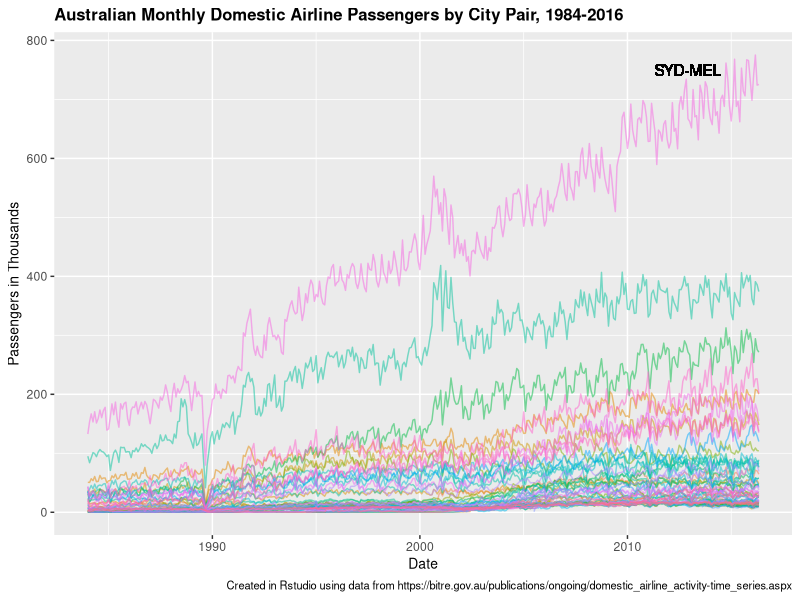

This figure's R source:
## ---- chunk 1
# ====================================================================================
# Australian Airline Passenger Time Series
# Analysis by Jon Wright @citywright
# Data from Bureau of Infrastructure, Transport and Regional Economics (BITRE)
# https://bitre.gov.au/publications/ongoing/domestic_airline_activity-time_series.aspx
# Accessed on 27 July 2016
# ====================================================================================

# This script relies on the following packages already being installed:

library(ggplot2)
library(lubridate)
library(reshape2)
library(dplyr)

# ------------------------------------------------------------------------------------
# NOTE: Due to OSx Yosemite Java error in the package "xlsx", I have downloaded the 
# data manually and converted the file manually to .csv format.  Note that only the 
# tab called "Top Routes" in each spreadsheet is used in this analysis. This script 
# assumes each .csv file is already in the local working directory. (When I have a
# little more time on my hands, I'll fix up the Java error and rewrite the download
# script so that this pulls directly from the web.)
# ------------------------------------------------------------------------------------



# -- Import -- #

# Download the following files and save tab "Top Routes" as .csv file in working directory.
# "https://bitre.gov.au/publications/ongoing/files/domestic_airline_activity_Toproutes_Jan84-Jun94.xls"
# "https://bitre.gov.au/publications/ongoing/files/domestic_airline_activity_TopRoutesJuly1994June2004.xls"
# "https://bitre.gov.au/publications/ongoing/files/Domestic_aviation_activity_TopRoutesJuly2004May2016.xls"

air_1984_1994 <- read.csv(file="domestic_airline_activity_Toproutes_Jan84-Jun94.csv",
                          skip =  6, stringsAsFactors = FALSE)
air_1994_2004 <- read.csv(file="domestic_airline_activity_TopRoutesJuly1994June2004.csv",
                          skip =  7, stringsAsFactors = FALSE)
air_2004_2016 <- read.csv(file="Domestic_aviation_activity_TopRoutesJuly2004May2016.csv",
                          skip = 11, stringsAsFactors = FALSE)



# -- Clean Up -- #

# Clear out extra header rows and append the three datasets, taking only the monthly data
air01 <- air_1984_1994[-c(1:3),]
air02 <- air_1994_2004[-1,c(1:10)]
air03 <- air_2004_2016[-1,c(1:10)]
airfull <- rbind(air01,air02,air03)

# Clean up colunm names
colnames(airfull)[1:2]   <- c("City_1","City_2")
colnames(airfull)[5:8]   <- c("RevPax","AircraftTrips","LoadFactorPCT","DistanceKM")

# Convert numbers stored as strings to integers
for (j in seq(5,10)) {
    airfull[,j] <- as.numeric(gsub(",","",airfull[,j]))
}

# Convert Origin, Destination fields to factors
for (j in c(1,2)) {
    airfull[,j] <- as.factor(airfull[,j])
}


# -- Process -- #

# Convert Year and Month into single date field (for x-axis of plots)
airfull$LongDate <- ymd(with(airfull,paste(Year,Month,"1",sep="/")))

# Create CityPair field as hyphenated pair of City_1 and City_2
airfull$CityPair <- with(airfull, paste(City_1,City_2,sep="-"))

# Create RevPax field in thousands, for plotting purposes
airfull$RevPaxK <- airfull$RevPax/1000

# Create LoadFactor field in actual percentage
airfull$LoadFactor <- airfull$LoadFactorPCT/100

## ---- chunk 2

pax <- ggplot(airfull, aes(x=LongDate, y=RevPaxK, color=CityPair)) + geom_line(alpha=0.5) +
        labs(title = "Australian Monthly Domestic Airline Passengers by City Pair, 1984-2016",
             caption = "Created in Rstudio using data from https://bitre.gov.au/publications/ongoing/domestic_airline_activity-time_series.aspx") + 
        xlab("Date") + ylab("Passengers in Thousands") + 
        theme(plot.title = element_text(size = 12, face = "bold"),
              axis.title = element_text(size = 10),
              plot.caption = element_text(size = 8),
              legend.position = "none") +
        geom_text(aes(x=airfull$LongDate[20380], y=750, label="SYD-MEL"), color="black")

plot(pax)
